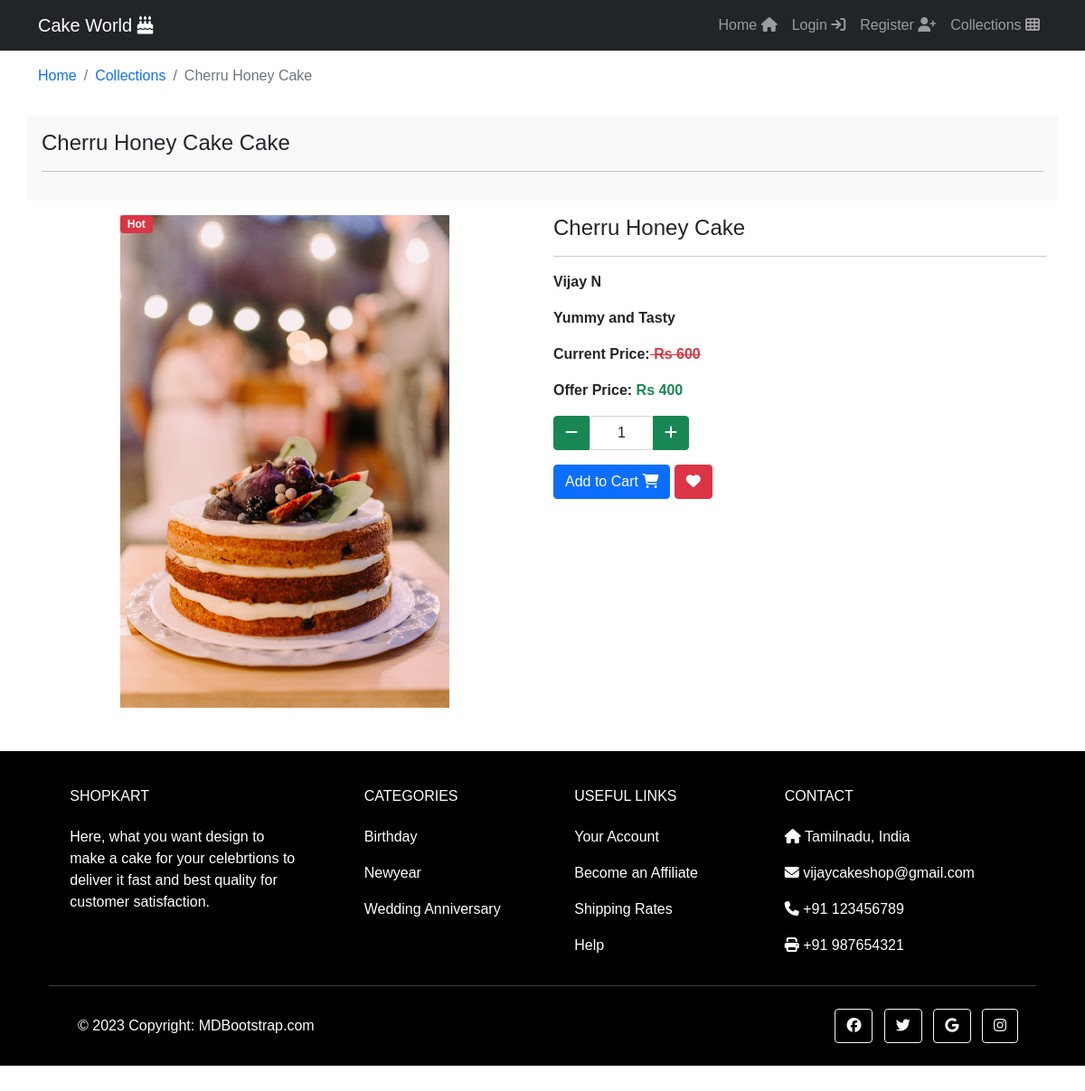
The page /collection/Diwali Special/Cherru Honey Cake on the database its author committed.
### shop/models.py (models this page shows, shortened)
class Product(models.Model):
    category=models.ForeignKey(Category,on_delete=models.CASCADE)
    product_name=models.CharField(max_length=200,null=False,blank=False)
    vendor=models.CharField(max_length=200,null=False,blank=False)
    product_image=models.ImageField(upload_to=getFileName,null=True,blank=True)
    quantity=models.IntegerField(null=False,blank=False)
    original_price=models.FloatField(null=False,blank=False)
    selling_price=models.FloatField(null=False,blank=False)
    description=models.TextField(max_length=500,null=False,blank=False)
    status=models.BooleanField(default=False,help_text='0-show,1-hidden')
    created_at=models.DateTimeField(auto_now_add=True)

### shop/views.py (the view)
# urls.py: path('collection/<str:cname>/<str:pname>',views.product_details,name='product_details'),
def product_details(request,cname,pname):
    if(Category.objects.filter(status=0,name=cname)):
        if(Product.objects.filter(product_name=pname,status=0)):
            product=Product.objects.filter(product_name=pname,status=0).first()
            print('Successfully')
            return render(request,'shop/products/product_details.html',{'product':product})
        else:
            messages.error(request,'No Such a product')
            print('product fault')
            return redirect('collections')
    else:
        messages.error(request,'No Such a Category')
        print('category fault')
        return redirect('collections')

### shop/models.py (called while the page is built)
    def __str__(self):
        return f"{self.name}"

### shop/templates/shop/products/product_details.html (shortened to what this page needs)
{% extends "shop/layouts/main.html" %}
{% block content %}
    <div class="container">
        <nav aria-label="breadcrumb">
            <ol class="breadcrumb mt-3">
              <li class="breadcrumb-item"><a href="{% url 'home' %}">Home</a></li>
              <li class="breadcrumb-item"><a href="{% url 'collectionView' product.category %}">Collections</a></li>
              <li class="breadcrumb-item active" aria-current="page">{{product.product_name}}</li>
            </ol>
          </nav>
        <div class="row">
            <div class="col-12 bg-light mt-3 p-3">
                <h4>{{product.product_name}} Cake</h4>
                <hr>
            </div>
            <div class="col-lg-6 col-6 mt-3 text-center">
                {% if product.quantity <= 100 and product.quantity > 0 %}
                <div class="badge bg-danger hot" style="position:absolute; z-index:10;">Hot
                </div>
                {% endif %}
                <img class="card-image-top cardImg col-8" src="{{product.product_image.url}}" alt="{{product.product_name}}" style="position: relative;">
            </div>
            <div class="col-lg-6 col-6 mt-3 fw-bold">
                <h4>{{product.product_name}}</h4>
                <hr>
                <p class='mt-2'>{{product.vendor}}</p>
                <p>{{product.description}}</p>
                <p>Current Price:<s class="text-danger fw-bold"> Rs {{product.original_price | stringformat:'d' }}</s></p>
                <p>Offer Price: <span class="text-success fw-bold">Rs {{product.selling_price | stringformat:'d'}}</span></p>
                {% if product.quantity > 0 %}
                <p>
                    <div class="btn-group" role="group" style="width: 150px;">
                        <button type="button" class="btn btn-success" id="minus"><i class="fa fa-minus"></i></button>
                        <input type="text" class="form-control text-center" id="quantity" value="1"/>
                        <button type="button" class="btn btn-success" id="plus"><i class="fa fa-plus"></i></button>
                      </div>
                </p>
                {% endif %}
                <span>
                    {% if product.quantity > 0 %}
                    <a href="#" class="btn btn-primary" id="btnCart">Add to Cart <i class="fa fa-shopping-cart"></i></a></a>
                    {% else %}
                    <a href="#" class="btn btn-secondary disabled">OutofStock</a>
                    {% endif %}
                    <a href="#" class="btn btn-danger text-white" id="heart"><i class="fa-solid fa-heart"></i></a>
                </span>
            </div>
        </div>
    </div>
{% endblock content %}

### shop/static/css/style.css (style rules this page uses)
* { font-family: sans-serif; }
a { text-decoration: none; }

### rows shown on the page
Product: product_name "Cherru Honey Cake", product_image (picture), vendor "Vijay N", description "Yummy and Tasty", original_price "600", selling_price "400"
